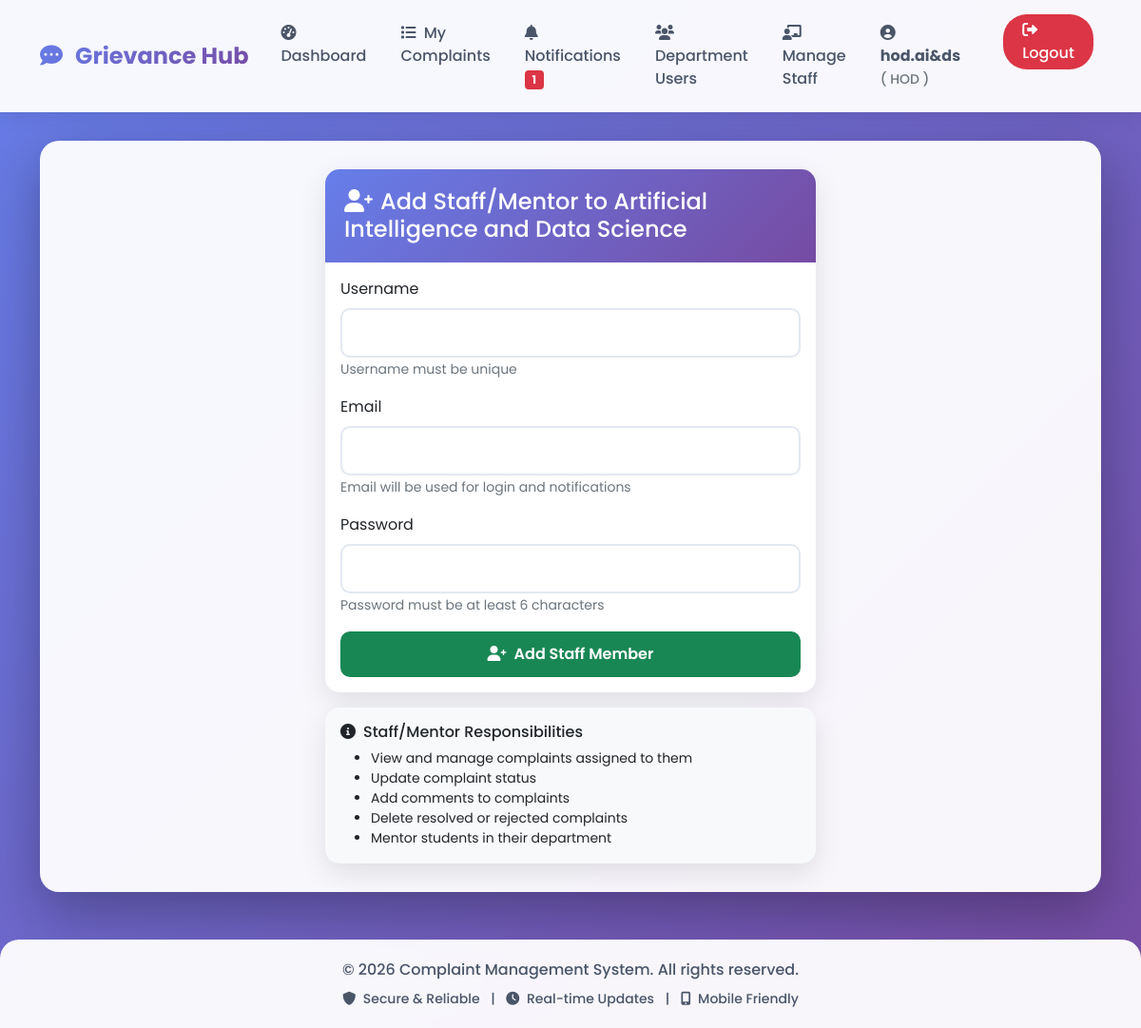
The page /department/add-staff (signed in) on the database its author committed.
### models.py (models this page shows)
class User(UserMixin, db.Model):
    id = db.Column(db.Integer, primary_key=True)
    username = db.Column(db.String(80), unique=True, nullable=False)
    email = db.Column(db.String(120), unique=True, nullable=False)
    password = db.Column(db.String(200), nullable=False)
    role = db.Column(db.String(20), default='student')  # student, staff/mentor, hod, admin
    department = db.Column(db.String(100))
    year = db.Column(db.String(20))
    section = db.Column(db.String(10))
    parent_name = db.Column(db.String(100))
    parent_phone = db.Column(db.String(15))
    address = db.Column(db.Text)
    mentor_name = db.Column(db.String(100))  # For students - who is their mentor
    phone = db.Column(db.String(15))
    created_at = db.Column(db.DateTime, default=datetime.utcnow)
    complaints = db.relationship('Complaint', backref='author', lazy=True, foreign_keys='Complaint.user_id')
    assigned_complaints = db.relationship('Complaint', backref='assigned_staff', lazy=True, foreign_keys='Complaint.assigned_to')

### app.py (the view, shortened to what this page needs)
@app.route('/department/add-staff', methods=['GET', 'POST'])
@login_required
def add_department_staff():
    if not is_department_admin(current_user):
        abort(403)
    return render_template('add_department_staff.html', department=current_user.department)

### app.py (called while the page is built)
def is_super_admin(user):
    return user.role == 'admin' and user.email == 'vanitha.sty3375@gmail.com'

def is_department_admin(user):
    return user.role == 'hod'

@login_manager.user_loader
def load_user(user_id):
    return User.query.get(int(user_id))

@app.context_processor
def utility_processor():
    return {
        'is_super_admin': is_super_admin,
        'is_department_admin': is_department_admin
    }

### templates/add_department_staff.html
{% extends "base.html" %}
{% block content %}
<div class="row justify-content-center">
    <div class="col-md-6">
        <div class="card">
            <div class="card-header bg-success text-white">
                <h4 class="mb-0"><i class="fas fa-user-plus me-2"></i>Add Staff/Mentor to {{ department }}</h4>
            </div>
            <div class="card-body">
                <form method="POST">
                    <div class="mb-3">
                        <label class="form-label">Username</label>
                        <input type="text" name="username" class="form-control" required>
                        <small class="text-muted">Username must be unique</small>
                    </div>
                    <div class="mb-3">
                        <label class="form-label">Email</label>
                        <input type="email" name="email" class="form-control" required>
                        <small class="text-muted">Email will be used for login and notifications</small>
                    </div>
                    <div class="mb-3">
                        <label class="form-label">Password</label>
                        <input type="password" name="password" class="form-control" required>
                        <small class="text-muted">Password must be at least 6 characters</small>
                    </div>
                    <button type="submit" class="btn btn-success w-100">
                        <i class="fas fa-user-plus me-2"></i>Add Staff Member
                    </button>
                </form>
            </div>
        </div>
        <div class="card mt-3 bg-light">
            <div class="card-body">
                <h6 class="card-title"><i class="fas fa-info-circle me-2"></i>Staff/Mentor Responsibilities</h6>
                <ul class="small mb-0">
                    <li>View and manage complaints assigned to them</li>
                    <li>Update complaint status</li>
                    <li>Add comments to complaints</li>
                    <li>Delete resolved or rejected complaints</li>
                    <li>Mentor students in their department</li>
                </ul>
            </div>
        </div>
    </div>
</div>
{% endblock %}

### templates/base.html (shortened to what this page needs)
<!DOCTYPE html>
<html lang="en">
<head>
    <link href="https://cdn.jsdelivr.net/npm/bootstrap@5.1.3/dist/css/bootstrap.min.css" rel="stylesheet">
    <link rel="stylesheet" href="https://cdnjs.cloudflare.com/ajax/libs/font-awesome/6.0.0/css/all.min.css">
</head>
<body>
    <nav class="navbar navbar-expand-lg navbar-light">
        <div class="container">
            <a class="navbar-brand" href="{{ url_for('index') }}">
                <i class="fas fa-comment-dots me-2"></i>
                Grievance Hub
            </a>
            <div class="collapse navbar-collapse" id="navbarNav">
                <ul class="navbar-nav ms-auto">
                    {% if current_user.is_authenticated %}
                        <li class="nav-item">
                            {% if is_super_admin(current_user) %}
                                <a class="nav-link" href="{{ url_for('super_admin_dashboard') }}">
                                    <i class="fas fa-tachometer-alt me-1"></i> Dashboard
                                </a>
                            {% elif is_department_admin(current_user) %}
                                <a class="nav-link" href="{{ url_for('hod_dashboard') }}">
                                    <i class="fas fa-tachometer-alt me-1"></i> Dashboard
                                </a>
                            {% elif current_user.role == 'staff' %}
                                <a class="nav-link" href="{{ url_for('staff_dashboard') }}">
                                    <i class="fas fa-tachometer-alt me-1"></i> Dashboard
                                </a>
                            {% else %}
                                <a class="nav-link" href="{{ url_for('dashboard') }}">
                                    <i class="fas fa-tachometer-alt me-1"></i> Dashboard
                                </a>
                            {% endif %}
                        </li>
                        <li class="nav-item">
                            <a class="nav-link" href="{{ url_for('view_complaints') }}">
                                <i class="fas fa-list me-1"></i> My Complaints
                            </a>
                        </li>
                        <li class="nav-item position-relative">
                            <a class="nav-link" href="{{ url_for('view_notifications') }}">
                                <i class="fas fa-bell me-1"></i> Notifications
                                {% set unread = current_user.notifications|selectattr('is_read', 'equalto', false)|list|length %}
                                {% if unread > 0 %}
                                    <span class="badge bg-danger">{{ unread }}</span>
                                {% endif %}
                            </a>
                        </li>
                        {% if is_department_admin(current_user) %}
                            <li class="nav-item">
                                <a class="nav-link" href="{{ url_for('department_users') }}">
                                    <i class="fas fa-users me-1"></i> Department Users
                                </a>
                            </li>
                            <li class="nav-item">
                                <a class="nav-link" href="{{ url_for('manage_staff') }}">
                                    <i class="fas fa-chalkboard-teacher me-1"></i> Manage Staff
                                </a>
                            </li>
                        {% endif %}
                        <li class="nav-item me-2">
                            <span class="nav-link">
                                <i class="fas fa-user-circle me-1"></i>
                                <strong>{{ current_user.username }}</strong>
                                <small class="text-muted ms-1">
                                    ({% if is_super_admin(current_user) %}
                                        Super Admin
                                    {% elif is_department_admin(current_user) %}
                                        HOD
                                    {% elif current_user.role == 'staff' %}
                                        Staff
                                    {% else %}
                                        Student
                                    {% endif %})
                                </small>
                            </span>
                        </li>
                        <li class="nav-item">
                            <a class="nav-link logout-btn" href="{{ url_for('logout') }}"
                               onclick="return confirm('Are you sure you want to logout?')">
                                <i class="fas fa-sign-out-alt"></i> Logout
                            </a>
                        </li>
                    {% endif %}
                </ul>
            </div>
        </div>
    </nav>
    <div class="container">
        <div class="main-content">
            {% block content %}{% endblock %}
        </div>
    </div>
    <footer class="footer">
        <div class="container">
            <p class="mb-0">&copy; 2026 Complaint Management System. All rights reserved.</p>
            <p class="mb-0 mt-2 small">
                <i class="fas fa-shield-alt me-1"></i> Secure & Reliable
                <span class="mx-2">|</span>
                <i class="fas fa-clock me-1"></i> Real-time Updates
                <span class="mx-2">|</span>
                <i class="fas fa-mobile-alt me-1"></i> Mobile Friendly
            </p>
        </div>
    </footer>
</body>
</html>

### templates/base.html (style rules this page uses)
* { font-family: 'Poppins', sans-serif; }
body { background: linear-gradient(135deg, #667eea 0%, #764ba2 100%); min-height: 100vh; background-attachment: fixed; }
.navbar { background: rgba(255, 255, 255, 0.95) !important; backdrop-filter: blur(10px); box-shadow: 0 2px 20px rgba(0,0,0,0.1); padding: 15px 0; }
.navbar-brand { font-weight: 700; font-size: 1.5rem; background: linear-gradient(135deg, #667eea 0%, #764ba2 100%); -webkit-background-clip: text; -webkit-text-fill-color: transparent; transition: transform 0.3s ease; }
.nav-link { font-weight: 500; color: #4a5568 !important; margin: 0 10px; position: relative; transition: color 0.3s ease; }
.logout-btn { background-color: #dc3545; color: white !important; border-radius: 25px; padding: 5px 20px !important; margin-left: 15px; transition: all 0.3s ease; }
.main-content { background: rgba(255, 255, 255, 0.95); border-radius: 20px; padding: 30px; margin: 30px 0; box-shadow: 0 20px 60px rgba(0,0,0,0.3); animation: fadeInUp 0.5s ease; }
.card { border: none; border-radius: 15px; box-shadow: 0 10px 30px rgba(0,0,0,0.1); transition: all 0.3s ease; overflow: hidden; }
.card-header { background: linear-gradient(135deg, #667eea 0%, #764ba2 100%); color: white; font-weight: 600; border: none; padding: 20px; }
.btn { border-radius: 10px; padding: 12px 30px; font-weight: 600; transition: all 0.3s ease; border: none; }
.form-control, .form-select { border: 2px solid #e2e8f0; border-radius: 10px; padding: 12px 15px; transition: all 0.3s ease; }
.footer { background: rgba(255, 255, 255, 0.95); backdrop-filter: blur(10px); padding: 20px 0; margin-top: 50px; border-radius: 20px 20px 0 0; color: #4a5568; text-align: center; font-weight: 500; }

### rows shown on the page
User: username "hod.ai&ds", department "Artificial Intelligence and Data Science"

### other values the page prints
{{ unread }} "1"
